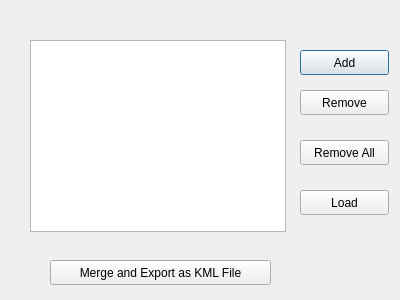
<?xml version="1.0" encoding="UTF-8"?>
<ui version="4.0">
 <class>Dialog</class>
 <widget class="QDialog" name="Dialog">
  <property name="windowModality">
   <enum>Qt::NonModal</enum>
  </property>
  <property name="enabled">
   <bool>true</bool>
  </property>
  <property name="geometry">
   <rect>
    <x>0</x>
    <y>0</y>
    <width>400</width>
    <height>300</height>
   </rect>
  </property>
  <property name="windowTitle">
   <string>Add Multiple KML Files</string>
  </property>
  <widget class="QListWidget" name="listWidget">
   <property name="geometry">
    <rect>
     <x>30</x>
     <y>40</y>
     <width>256</width>
     <height>192</height>
    </rect>
   </property>
  </widget>
  <widget class="QPushButton" name="pushButton_add">
   <property name="geometry">
    <rect>
     <x>300</x>
     <y>50</y>
     <width>89</width>
     <height>25</height>
    </rect>
   </property>
   <property name="text">
    <string>Add</string>
   </property>
  </widget>
  <widget class="QPushButton" name="pushButton_remove">
   <property name="geometry">
    <rect>
     <x>300</x>
     <y>90</y>
     <width>89</width>
     <height>25</height>
    </rect>
   </property>
   <property name="text">
    <string>Remove</string>
   </property>
  </widget>
  <widget class="QPushButton" name="pushButton_load">
   <property name="geometry">
    <rect>
     <x>300</x>
     <y>190</y>
     <width>89</width>
     <height>25</height>
    </rect>
   </property>
   <property name="text">
    <string>Load</string>
   </property>
  </widget>
  <widget class="QPushButton" name="pushButton_merge">
   <property name="geometry">
    <rect>
     <x>50</x>
     <y>260</y>
     <width>221</width>
     <height>25</height>
    </rect>
   </property>
   <property name="text">
    <string>Merge and Export as KML File</string>
   </property>
  </widget>
  <widget class="QPushButton" name="pushButton_remove_all">
   <property name="geometry">
    <rect>
     <x>300</x>
     <y>140</y>
     <width>89</width>
     <height>25</height>
    </rect>
   </property>
   <property name="text">
    <string>Remove All</string>
   </property>
  </widget>
 </widget>
 <resources/>
 <connections/>
</ui>
